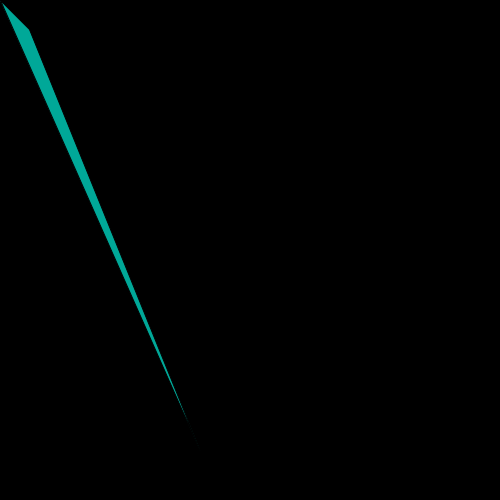
Frame 1 (no input)
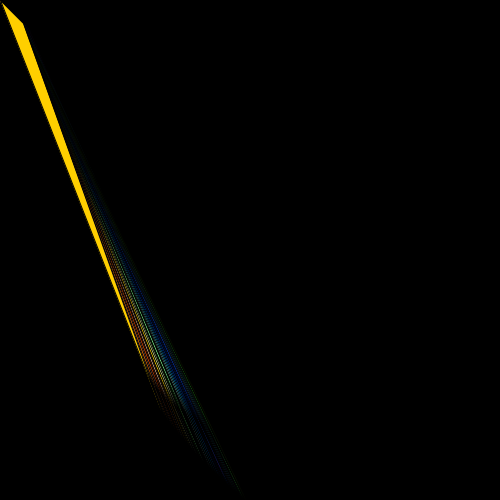
Frame 60 (the mouse pressed at the canvas centre just before this capture)
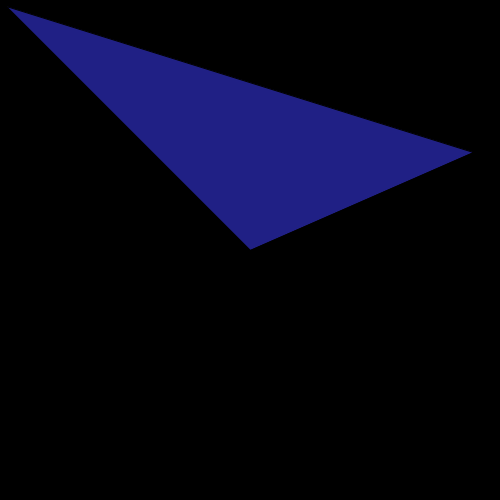
Frame 120 (the mouse held since frame 60 and released just before this capture)

The Processing sketch that drew these frames (run headless with seeded random() and noise(); from frame 60 on, the mouse is pressed at the canvas centre):

// Processing sketch: processing_58964
// ── processing_58964.pde

//Triangle Mess

float x=width/2;
float a = 1;

void setup() {
  size(500, 500);
  background(0);
  colorMode(HSB, 100);
}

void draw() {
  float x = map (sin(a)*sin(a*0.8), -1, 1, 0, width);
  float y= map(sin(a*.9), -1, 1, 50, height);
  float dynamic = map(sin(a*4.04)*sin(a*3.1), -1, 1, 0, 100);
  float triangleSize = map(sin(a*1.7)*sin(a*1.3), -1, 1, 5, 30);
  fill(dynamic, random(255), random(255));
  triangle(x/2, y, mouseX, mouseY, triangleSize, triangleSize); 

  a=a +0.03;

  if (mousePressed) {
    background(0);
    triangle(2*x, y, mouseX, mouseY, triangleSize, triangleSize); 
    a=a +0.03;
  }
}
